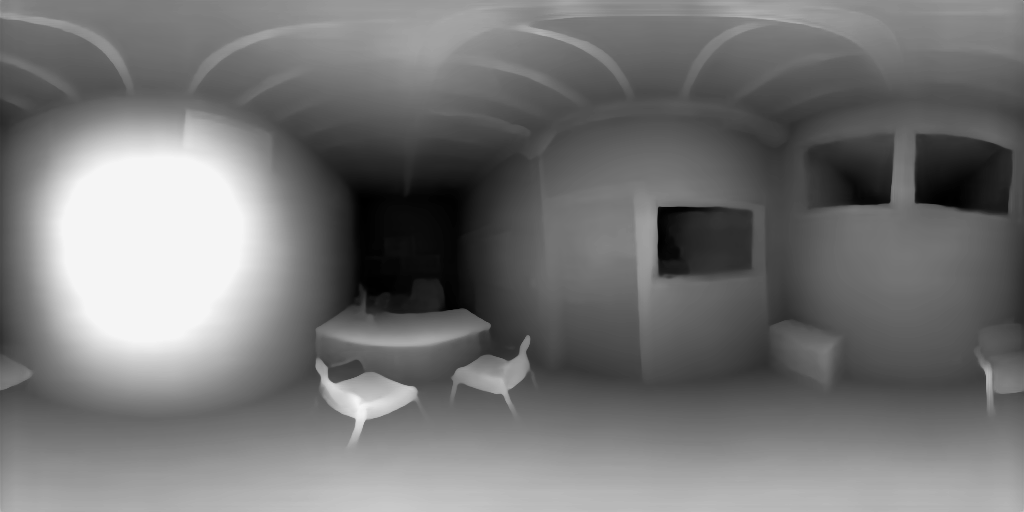
#> input picture src/mid-image/origin360_2_disp_Joint3D60_gray.png, 1024 x 512 px
$ python PCD_generation.py
#> lines starting #> are read from the running program, lines starting #| are printed output that depends on the picture
#from turtle import color
import numpy as np
import open3d as o3d
import matplotlib.pyplot as plt
import cv2 as cv
import time

def get_uni_sphere_xyz(H, W):
    j, i = np.meshgrid(np.arange(H), np.arange(W), indexing='ij')
    u = (i+0.5) / W * 2 * np.pi*-1
    v = ((j+0.5) / H - 0.5) * np.pi
    z = -np.sin(v)
    c = np.cos(v)
    y = c * np.sin(u)
    x = c * np.cos(u)
    sphere_xyz = np.stack([x, y, z], -1)
    return sphere_xyz

def pcl(d,rgb):

    H, W = d.shape[:2]

    d= (d - d.min()) / (d.max() - d.min())
    d=(1/(d+0.1))

    xyz = np.multiply(d, get_uni_sphere_xyz(H, W))

    xyzrgb = np.concatenate([xyz, rgb / 255.], 2)
    xyzrgb = xyzrgb.reshape(-1, 6)

    pcd = o3d.geometry.PointCloud()
    print("Generating point cloud")

    pcd.points = o3d.utility.Vector3dVector(xyzrgb[:, :3])
    pcd.colors = o3d.utility.Vector3dVector(xyzrgb[:, 3:])


    return pcd

if __name__ == "__main__":

    d=cv.imread('./mid-image/origin360_2_disp_Joint3D60_gray.png')
#> d is the input picture: shape (512, 1024, 3); min 0, max 245, mean 116.5
    rgb=cv.imread('./mid-image/origin360_2_resize.jpg')
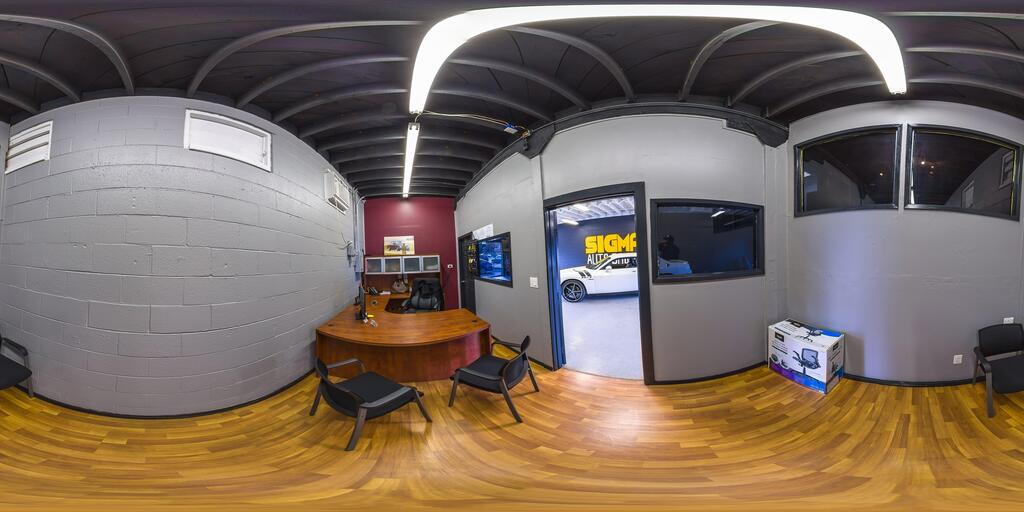
#> input picture src/mid-image/origin360_2_resize.jpg, 1024 x 512 px
#> rgb is the input picture: shape (512, 1024, 3); mean B, G, R 96.5, 108.2, 123.7
    output_path = './'
    pcd = pcl(d, rgb)
#> in pcl, `d=(1/(d+0.1))`:
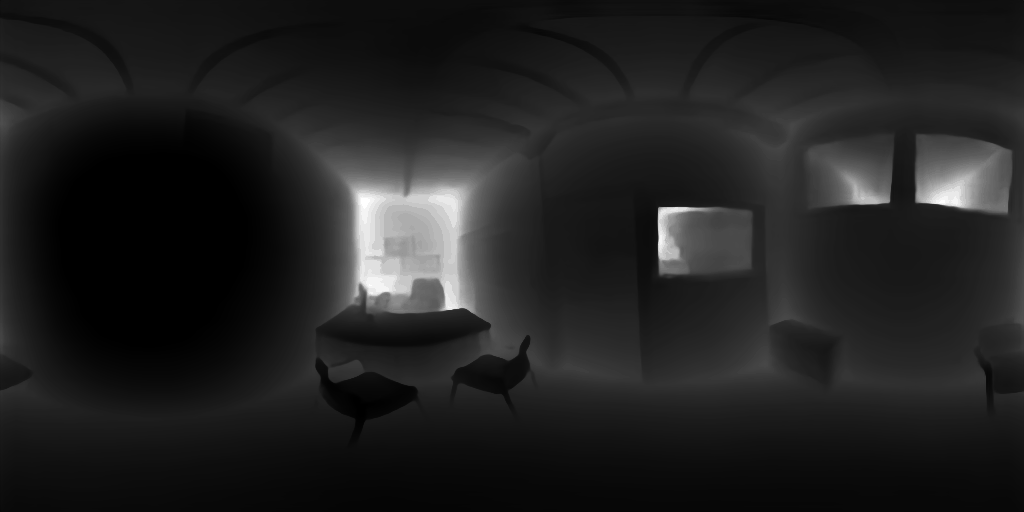
#> d: shape (512, 1024, 3) float64; min 0.909, max 10, mean 2.1; drawn with min black and max white
#> in get_uni_sphere_xyz, `z = -np.sin(v)`:
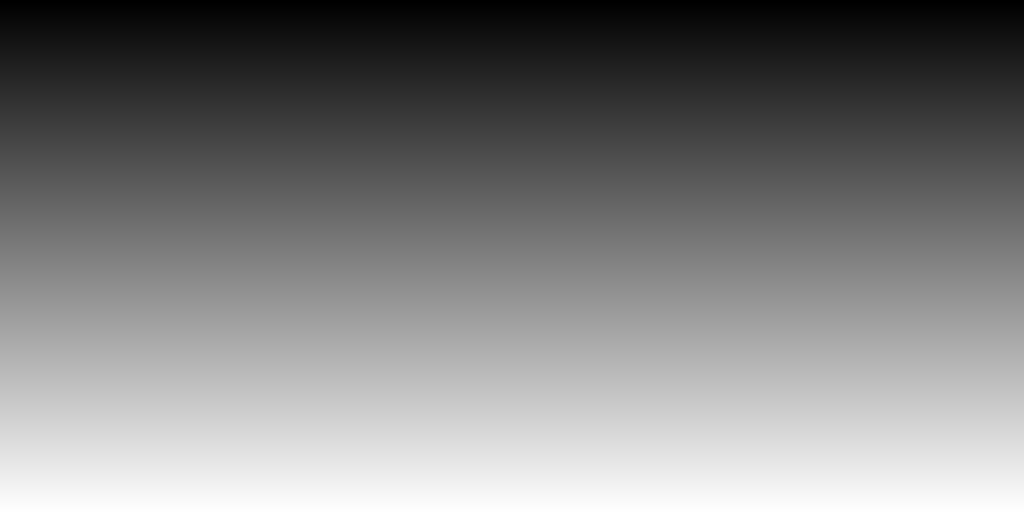
#> v: shape (512, 1024) float64; min -1.57, max 1.57, mean -7.98e-17; drawn with min black and max white
#> in get_uni_sphere_xyz, `y = c * np.sin(u)`:
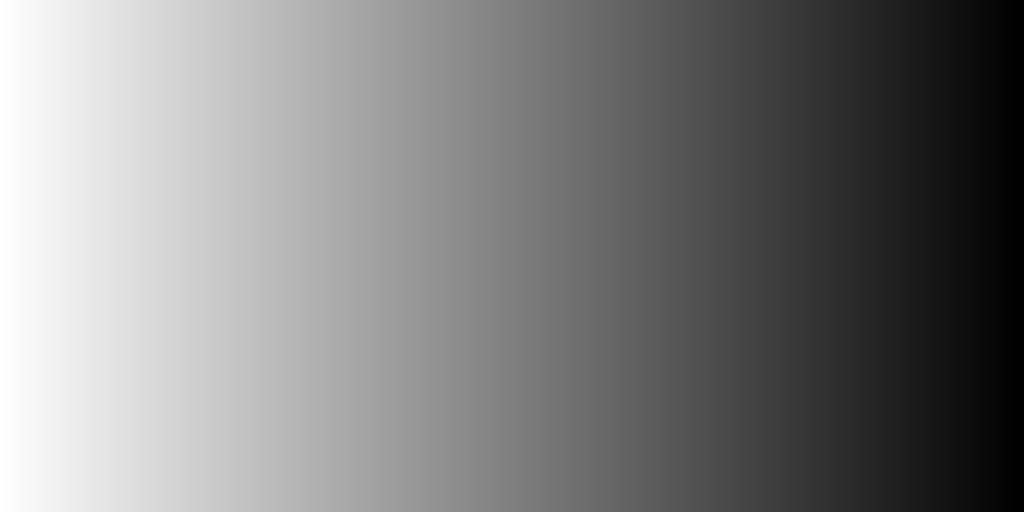
#> u: shape (512, 1024) float64; min -6.28, max -0.00307, mean -3.14; drawn with min black and max white
#> in pcl, `xyz = np.multiply(d, get_uni_sphere_xyz(H, W))`:
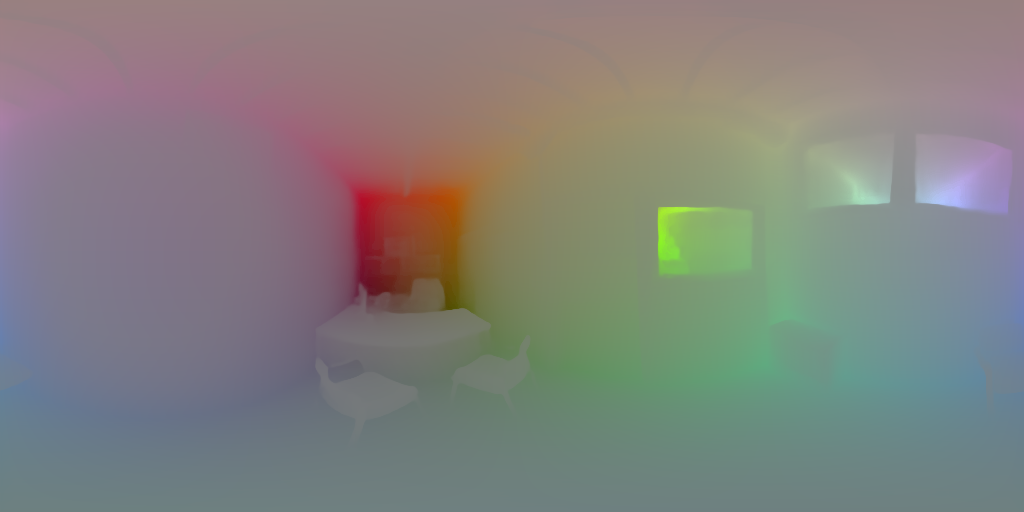
#> xyz: shape (512, 1024, 3) float64; mean of channels 0, 1, 2 -0.175, 0.0589, 0.113; drawn with min black and max white

    downpcd = pcd.voxel_down_sample(voxel_size=0.1)
    downpcd.estimate_normals()
    o3d.visualization.draw_geometries([downpcd],point_show_normal=True) # normal 이후
    # o3d.visualization.draw_geometries([pcd]) # normal 이전
    o3d.io.write_point_cloud(output_path+"_pcd_test"+".ply", downpcd)
